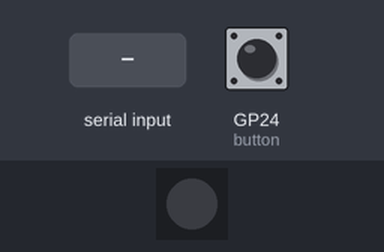
The program below on a simulated Raspberry Pi Pico running MicroPython. On the bench: 1 RGB LEDs in strip order, left to right. The test bench sets the inputs (shaded band); at power-on: GP24 (button) HIGH. Random numbers come from a fixed seed; what the program prints to the serial console is not drawn.

Above: at 1.2 s.
1.3 s: "5" typed at the serial console, then Enter
2.8 s: GP24 (button) pulled LOW for 0.15 s
At 3.6 s:
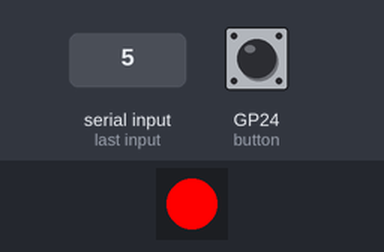
Timing chart, 0 to 5.8 s (numbered marks = the images above; inputs shaded):
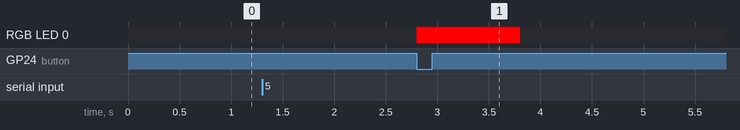

The program:

Additive_Inverse.py
```python
from machine import Pin
import neopixel
import time
import random

# Настройка кнопки (GPIO 24) и светодиода WS2812 (GPIO 23)
button = Pin(24, Pin.IN, Pin.PULL_UP)
np = neopixel.NeoPixel(Pin(23), 1)

# Функция для изменения цвета светодиода
def show_color(color):
    np[0] = color
    np.write()

# Функция объяснения обратного элемента в сложении
def explain_inverse_element():
    print("                                        ")
    print(" \U0001F4A1 ОПРЕДЕЛЕНИЕ:                        ")
    print("\u250C" + "\u2500" * 38 + "\u2510")
    print("│ Обратный элемент в сложении — это    │")
    print("│ число, которое при сложении с данным │")
    print("│ даёт ноль. Например:                 │")
    print("│                                      │")
    print("│  5 + (-5) = 0                        │")
    print("\u2514" + "\u2500" * 38 + "\u2518\n")
    print("Теперь попробуем найти сумму двух чисел!\n")

# Функция генерации примера
def generate_problem():
    a = random.randint(-9, 9)
    b = -a  # Обратный элемент
    correct_answer = a + b
    return a, b, correct_answer

# Функция проверки ответа с кнопкой
def check_answer():
    try:
        while True:
            a, b, correct_answer = generate_problem()
            print(f"\nРешите пример: {a} + {b} = ?")

            try:
                user_answer = int(input("Введите ваш ответ: "))
            except ValueError:
                print("❌ Ошибка: Введите число!")
                continue

            print("Нажмите кнопку для проверки ответа...")

            while button.value():
                time.sleep(0.1)

            if user_answer == correct_answer:
                print("✅ Правильно!")
                show_color((0, 255, 0))  # Зеленый цвет
            else:
                print(f"❌ Ошибка! Правильный ответ: {correct_answer}")
                show_color((255, 0, 0))  # Красный цвет

            print(f"ℹ️ {a} + {b} = {correct_answer}, потому что при сложении числа с его обратным элементом получается ноль.")

            time.sleep(1)
            show_color((0, 0, 0))  # Выключаем светодиод
            print("\nСледующий пример...\n")

    except KeyboardInterrupt:
        print("\n🚪 Выход из программы. До свидания!")
        show_color((0, 0, 0))  # Выключаем светодиод перед выходом

# Основная программа
explain_inverse_element()  # Объясняем обратный элемент в сложении
check_answer()  # Запускаем тесты
0
```

Measured:
- after the input at 1.3 s, every drawn part: stays the same
- after the input at 2.8 s, RGB LED 0: off → RGB(255, 0, 0) at once, → off 1.0 s later
